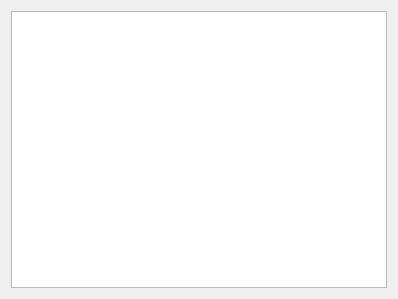
<?xml version="1.0" encoding="UTF-8"?>
<ui version="4.0">
 <class>Widget</class>
 <widget class="QWidget" name="Widget">
  <property name="geometry">
   <rect>
    <x>0</x>
    <y>0</y>
    <width>398</width>
    <height>299</height>
   </rect>
  </property>
  <property name="windowTitle">
   <string>Widget</string>
  </property>
  <layout class="QVBoxLayout" name="verticalLayout">
   <item>
    <widget class="QTableWidget" name="tableWidget"/>
   </item>
  </layout>
 </widget>
 <resources/>
 <connections/>
</ui>
